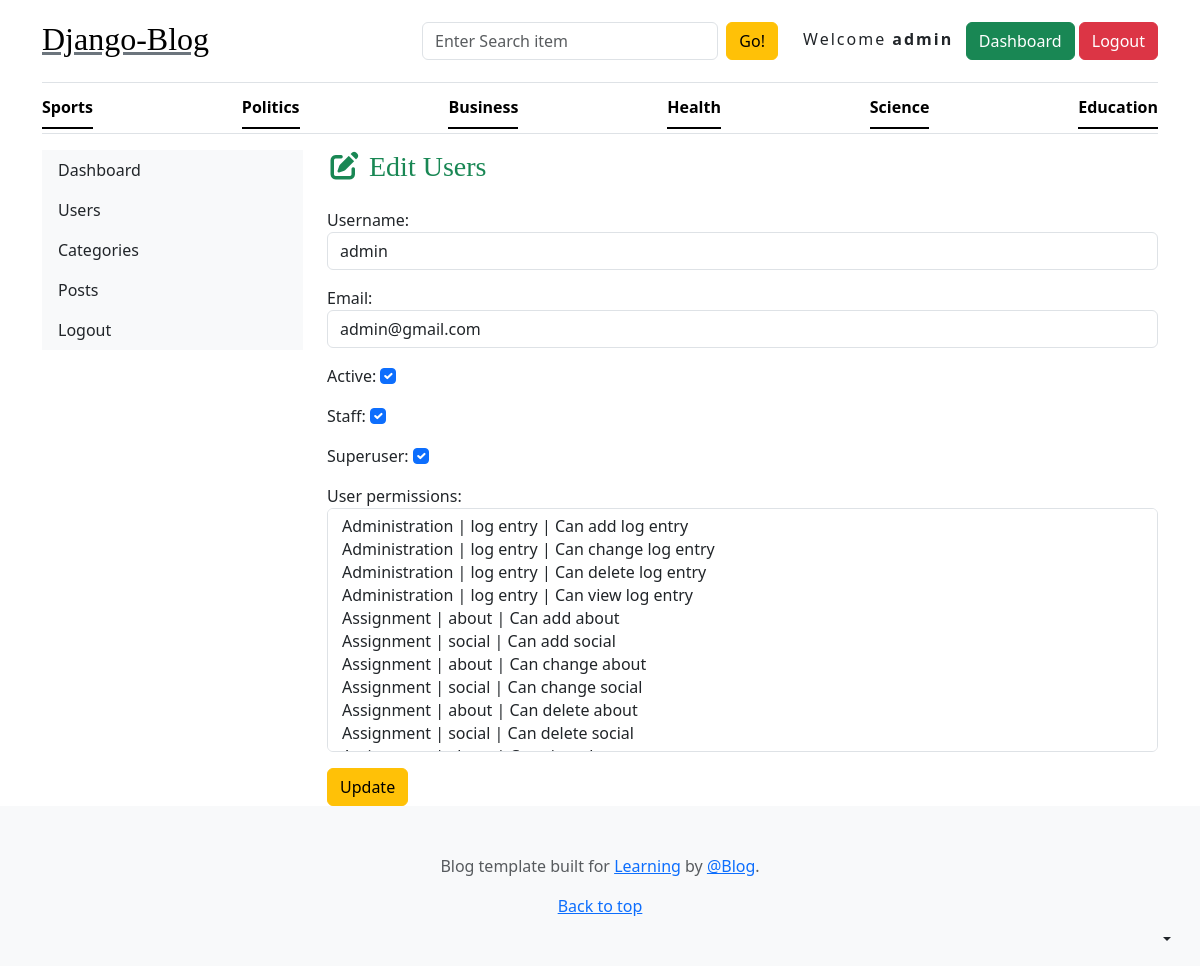
/dashboard/edit_users/1/ (signed in), run on the app's committed database.
### blogs_app/models.py (models this page shows, shortened)
class category(models.Model):
    category=models.CharField(max_length=50)
    created_at=models.DateTimeField(auto_now_add=True)
    updated_at=models.DateTimeField(auto_now=True)
    class Meta:
        verbose_name_plural='Categories'

### dashboard/views.py (the view, shortened to what this page needs)
# urls.py: path('edit_users/<int:id>/',views.edit_users.as_view(),name='edit_users'),
class edit_users(View):
     def get(self,request,id):
       user_id=User.objects.get(id=id)
       form=edit_user_form(instance=user_id)
       return render(request,"edit_users.html",{'form':form})

### dashboard/forms.py
class edit_user_form(forms.ModelForm):
     username=forms.CharField(label='Username',widget=forms.TextInput(attrs={
          'class':'form-control'
     }))
     email=forms.CharField(label='Email',widget=forms.EmailInput(attrs={
          'class':'form-control'
     }))
     is_active=forms.BooleanField(label="Active",initial=True,widget=forms.CheckboxInput(attrs={
          'class':'form-check-input'
     }))
     is_staff=forms.BooleanField(label='Staff',required=False,widget=forms.CheckboxInput(attrs={
          'class':'form-check-input'
     }))
     is_superuser=forms.BooleanField(label='Superuser',required=False,widget=forms.CheckboxInput(attrs={
          'class':'form-check-input'
     }))
     user_permissions = forms.ModelMultipleChoiceField(
    queryset=Permission.objects.all().order_by('content_type__app_label', 'codename'),
    required=False,
    widget=forms.SelectMultiple(attrs={
        'class': 'form-select',
        'size': '10'   # shows 10 rows and fits nicely in the form
    })
)
     class Meta:
          model=User
          fields=['username','email','is_active','is_staff','is_superuser','user_permissions']

### blogs_app/context_processors.py (called while the page is built)
def get_category(request):
    categories=category.objects.all()
    return dict(categories=categories)

def get_social(request):
    social=Social.objects.all()
    return dict(social=social)

### templates/edit_users.html (shortened to what this page needs)
{% extends 'base.html' %}
{% block content %}
<div class="container">
    <div class="row">
        {% include 'sidebar.html' %}
        <div class="col-md-9">
            {% if perms.auth.view_user %}
            <h3 class="text-success mb-4"><i class="fa fa-edit"></i> Edit Users</h3>
            <form action="" method="post"  >
                  {% for field in form %}
                <div class="mb-3">
                    {{ field.label_tag }}
                    {{ field }}
                </div>
                {% endfor %}
                <button type="submit" class="btn btn-warning">Update</button>
            </form>
            {% else %}
             <h3>You do not have access for this Page</h3>
             {% endif %}
        </div>
    </div>
</div>
{% endblock %}

### templates/base.html (shortened to what this page needs)
{% load static %}
<!DOCTYPE html>
<html lang="en">
<head>
  <link rel="stylesheet" href="https://cdn.jsdelivr.net/npm/bootstrap@5.3.8/dist/css/bootstrap.min.css">
  <link rel="stylesheet" href="/static/css/blog.css">
  <link rel="stylesheet" href="https://cdnjs.cloudflare.com/ajax/libs/font-awesome/7.0.1/css/all.min.css"
 />
</head>
<body>
  <div class="dropdown position-fixed bottom-0 end-0 mb-3 me-3 bd-mode-toggle">
    <button class="btn btn-bd-primary py-2 dropdown-toggle d-flex align-items-center" id="bd-theme" type="button"
      aria-expanded="false" data-bs-toggle="dropdown" aria-label="Toggle theme (auto)">
    </button>
  </div>
  <div class="container">
    <header class="border-bottom lh-1 py-3">
      <div class="row flex-nowrap justify-content-between align-items-center">
        <div class="col-4 pt-1">
          <h2> <a class="link-secondary text-black" href="{% url 'home' %}">Django-Blog</a></h2>
        </div>
        <div class="col-12 col-md-4">
          <form action="{% url 'search' %}" method="get" class="d-flex flex-column flex-sm-row gap-2">
            <input type="text" name="keyword" id="keyword" placeholder="Enter Search item" class="form-control">
            <button type="submit" class="btn btn-warning flex-shrink-0" id="button-search">
              Go!
            </button>
          </form>
        </div>
        <div class="col-12 col-md-4">
          <div class="d-flex justify-content-center justify-content-md-end gap-2">
            {% if not request.user.is_authenticated %}
            <a class="btn btn-outline-danger" href="{% url 'registration' %}">Register</a>
            <a class="btn btn-outline-success" href="{% url 'login' %}">Login</a>
            {% else %}
            <div>
              <span style="letter-spacing: 2px;">Welcome <B>{{request.user}}</B></span> &nbsp;
              {% if request.user.is_superuser or request.user.is_staff %}
              <span><a href="{% url 'dashboard' %}" class="btn btn-success">Dashboard</a></span>
              {% endif %}
              <span><a href="{% url 'logout' %}" class="btn btn-danger">Logout</a></span>
            </div>
            {% endif %}
          </div>
        </div>
      </div>
    </header>
    <div class="nav-scroller py-1 mb-3 border-bottom">
      <nav class="nav nav-underline justify-content-between">
        {% for i in categories %}
        <a class="nav-item nav-link link-body-emphasis active" href="{% url 'posts_category' i.id %}">{{i.category}}</a>
        {% endfor %}
      </nav>
    </div>
  </div>
  {% block content %}
  {% endblock %}
  <footer class="py-5 text-center text-body-secondary bg-body-tertiary">
    <p>
      Blog template built for
      <a href="https://getbootstrap.com/">Learning</a> by
      <a href="https://x.com/mdo">@Blog</a>.
    </p>
    <p class="mb-0"><a href="#">Back to top</a></p>
  </footer>
</body>
</html>

### static/css/blog.css (style rules this page uses)
h1, h2, h3, h4, h5, h6 { font-family: "Playfair Display", Georgia, "Times New Roman", serif; }

### data on the page
category: category "Sports"
category: category "Politics"
category: category "Business"
category: category "Health"
category: category "Science"
category: category "Education"

### other printed values
{{ request.user }} "admin"
{{ field.label_tag }} "Username:" "Email:" "Active:" "Staff:" "Superuser:" "User permissions:"
